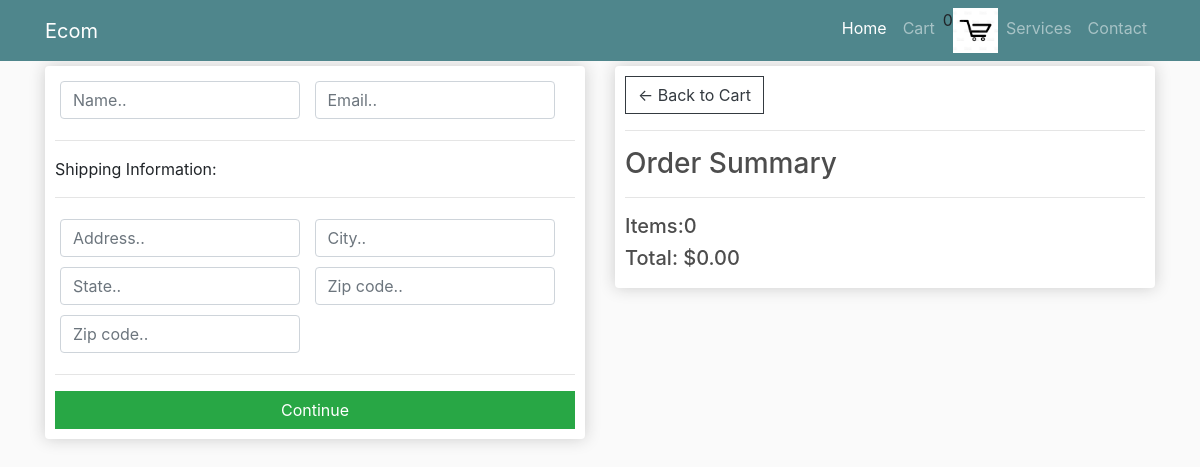
The app's page /checkout (signed in), older data.
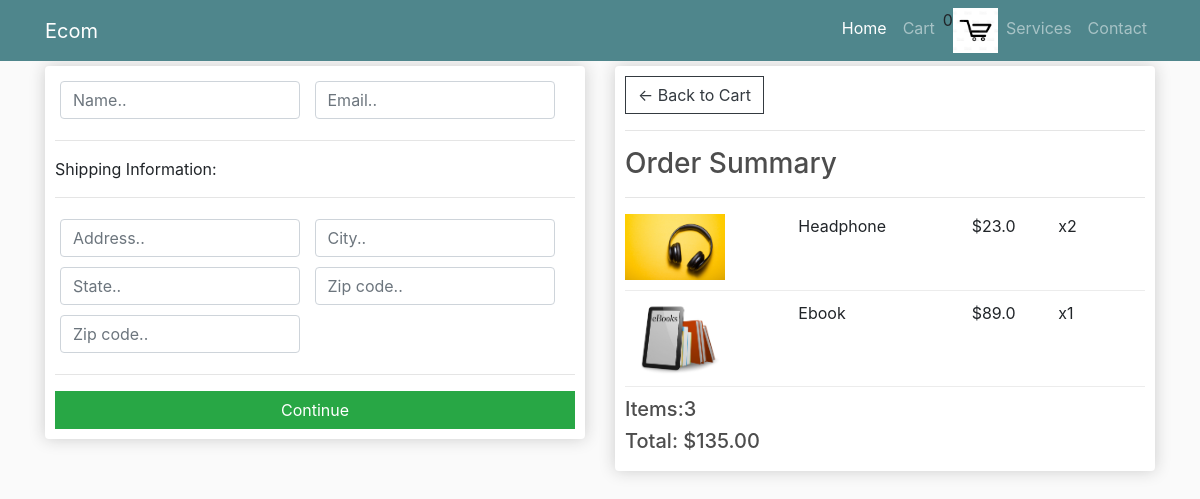
The same page, newer data.
### store/models.py (models this page shows, shortened)
class Order(models.Model):
    customer = models.ForeignKey(Customer, on_delete=models.SET_NULL,blank=True,null=True)
    date_ordered= models.DateTimeField(auto_now_add=True)
    complete = models.BooleanField(default=False,null=True,blank=False)
    transaction_id = models.CharField(max_length=200,null=True)
    @property
    def get_cart_total(self):
        orderitems = self.orderitem_set.all()
        total = sum([item.get_total for item in orderitems])
        return total
    @property
    def get_cart_items(self):
        orderitems = self.orderitem_set.all()
        total = sum([item.quantity for item in orderitems])
        return total

class OrderItem(models.Model):
    product = models.ForeignKey(Product, on_delete=models.SET_NULL, blank=True, null=True)
    order = models.ForeignKey(Order, on_delete=models.SET_NULL, blank=True, null=True)
    quantity = models.IntegerField(default=0,null=True,blank=True)
    date_added = models.DateTimeField(auto_now_add=True)
    @property
    def get_total(self):
        total = self.product.price * self.quantity
        return total

class Product(models.Model):
    name = models.CharField(max_length=200, null=True)
    price = models.FloatField()
    digital = models.BooleanField(default=False,null=True,blank=False)
    image = models.ImageField(null=True,blank=True)
    @property
    def imageURL(self):
        try:
            url = self.image.url
        except:
            url=''
        return url

### store/views.py (the view)
# urls.py: path('checkout',views.checkout,name='checkout')
def checkout(request):
    if request.user.is_authenticated:
        customer = request.user.customer
        order,created = Order.objects.get_or_create(customer=customer,complete=False)
        items = order.orderitem_set.all()
    else:
        items=[]
        order ={
            'get_cart_total':0,
            'get_cart_item':0
        }
    context={
        'items':items,
        'order':order
    }
    return render(request,'checkout.html',context)

### store/templates/checkout.html (shortened to what this page needs)
{% extends 'main.html' %}
{% load static %}
{% block content %}
     <div class="row">
		<div class="col-lg-6">
			<div class="box-element" id="form-wrapper">
				<form id="form">
					<div id="user-info">
						<div class="form-field">
							<input required class="form-control" type="text" name="name" placeholder="Name..">
						</div>
						<div class="form-field">
							<input required class="form-control" type="email" name="email" placeholder="Email..">
						</div>
					</div>
					<div id="shipping-info">
						<hr>
						<p>Shipping Information:</p>
						<hr>
						<div class="form-field">
							<input class="form-control" type="text" name="address" placeholder="Address..">
						</div>
						<div class="form-field">
							<input class="form-control" type="text" name="city" placeholder="City..">
						</div>
						<div class="form-field">
							<input class="form-control" type="text" name="state" placeholder="State..">
						</div>
						<div class="form-field">
							<input class="form-control" type="text" name="zipcode" placeholder="Zip code..">
						</div>
						<div class="form-field">
							<input class="form-control" type="text" name="country" placeholder="Zip code..">
						</div>
					</div>
					<hr>
					<input id="form-button" class="btn btn-success btn-block" type="submit" value="Continue">
				</form>
			</div>
			<br>
		</div>
		<div class="col-lg-6">
			<div class="box-element">
				<a  class="btn btn-outline-dark" href="{% url 'cart' %}">&#x2190; Back to Cart</a>
				<hr>
				<h3>Order Summary</h3>
				<hr>
				{% for item in items %}
				<div class="cart-row">
					<div style="flex:2"><img class="row-image" src="{{ item.product.imageURL }}"></div>
					<div style="flex:2"><p>{{item.product.name}}</p></div>
					<div style="flex:1"><p>${{item.product.price}}</p></div>
					<div style="flex:1"><p>x{{item.quantity}}</p></div>
				</div>
				{% endfor %}
				<h5>Items:{{order.get_cart_items}}</h5>
				<h5>Total:   ${{order.get_cart_total|floatformat:2 }}</h5>
			</div>
		</div>
	</div>
{% endblock content %}

Row changes from the older to the newer data that the page shows:
added OrderItem: product.imageURL (picture), product.name "Headphone", product.price "23.0", quantity "2"
added OrderItem: product.imageURL (picture), product.name "Ebook", product.price "89.0", quantity "1"
computed for Order: get_cart_items "0" → "3"; get_cart_total "0.00" → "135.00"
